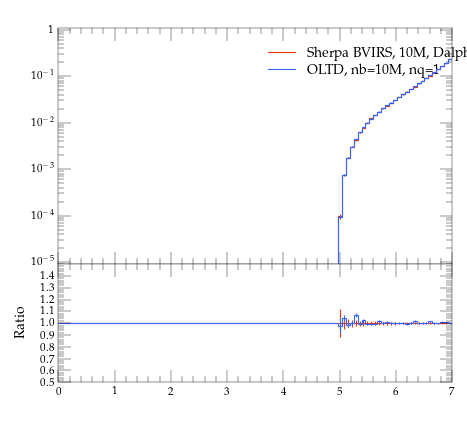

The Python source for this figure:
#! /usr/bin/env python

# This Python script was auto-generated using YODA v2.0.0.
# Analysis object: /evtb/cutEg_t_e
# Timestamp: 15-04-2024 (14:39:54)

import matplotlib as mpl
import matplotlib.pyplot as plt
mpl.use('Agg') # comment out for interactive use
import os
import numpy as np

plotDir = os.path.split(os.path.realpath(__file__))[0]
if 'YODA_USER_PLOT_PATH' in globals():
    plot_outdir = globals()['YODA_USER_PLOT_PATH']
else:
    plot_outdir = plotDir

#plot style
plt.style.use(os.path.join(plotDir, '../default.mplstyle'))
# plot metadata
figW, figH = plt.rcParams['figure.figsize']
ax_xLabel = r''
ax_yLabel = r''
ax_title  = r''
ax_xScale = 'linear'
ax_yScale = 'log'
xLims = (0.0, 7.0)
yLims = (9e-06, 1.1)

# TeX-friendly labels for the legend
labels = [ r"Sherpa BVIRS, 10M, Dalpha=0.01", r"OLTD, nb=10M, nq=1" ]

# Create figure and axis objects
fig, (ax, ratio0_ax) = plt.subplots(2, 1, sharex=True,
                  figsize=(figW,figH), gridspec_kw={'height_ratios': (2, 1)})
ratio0_ax.yaxis.set_major_locator(mpl.ticker.MultipleLocator(0.1))
ratio0_ax.set_ylim(0.5, 1.4999)
ratio0_ax.set_ylabel('Ratio')

# LineColor map: curve index -> color
linecolors = {0: '#EE3311', 1: '#3366FF'}
# the numerical data is stored in a separate file
dataf = dict()
prefix = os.path.split(__file__)[0]
if prefix:    prefix = prefix + '/'
exec(open(prefix+'cutEg_t_e__data.py').read(), dataf)


legend_handles = [] # keep track of handles for the legend

# style options for curves
# starts at zorder>=5 to draw curve on top of legend
styles = {
  'curve0': {
    'color' : linecolors[0],
    'linestyle' : '-',
    'marker' : 'o',
    'zorder' : 5,
    'histstyle' : True,
  },
  'curve1': {
    'color' : linecolors[1],
    'linestyle' : '-',
    'marker' : 'o',
    'zorder' : 6,
    'histstyle' : True,
  },
}
# curve from input yoda files in main panel
for label in dataf['yvals'].keys():
    if all(np.isnan(v) for v in dataf['yvals'][label]):
        continue
    tmp = None
    if styles[label]['histstyle']: # draw as histogram
        tmp, = ax.plot(dataf['xedges'], dataf['yedges'][label],
                       color=styles[label]['color'],
                       linestyle=styles[label]['linestyle'],
                       drawstyle='steps-pre', solid_joinstyle='miter',
                       zorder=styles[label]['zorder'], label=label)
        ax.errorbar(dataf['xpoints'], dataf['yvals'][label], color=styles[label]['color'],
                    xerr=dataf['xerrs'], yerr=[dataf['ydowns'][label], dataf['yups'][label]],
                    linestyle='none', zorder=styles[label]['zorder'])
    else: # draw as scatter
        tmp = ax.errorbar(dataf['xpoints'], dataf['yvals'][label],
                          xerr=dataf['xerrs'],
                          yerr=[ dataf['ydowns'][label],
                          dataf['yups'][label] ],
                          fmt=styles[label]['marker'],
                          ecolor=styles[label]['color'],
                          color=styles[label]['color'], zorder=2)
        tmp[-1][0].set_linestyle(styles[label]['linestyle'])
    legend_handles += [tmp]
    for varLabel in dataf['variation_yvals'].keys():
        if varLabel.startswith(label):
            tmp, = ax.plot(dataf['xedges'], dataf['variation_yvals'][varLabel],
                           color=styles[label]['color'],
                           linestyle=styles[label]['linestyle'],
                           drawstyle='steps-pre', solid_joinstyle='miter',
                           zorder=styles[label]['zorder'], alpha=0.5)


# plots on ratio panel
# curve from input yoda files in ratio panel
for label, yvals in dataf['ratio0_yvals'].items():
    if all(np.isnan(v) for v in yvals):
        continue
    if styles[label]['histstyle']: # plot as histogram
        ratio0_ax.plot(dataf['xedges'], yvals,
                       color=styles[label]['color'],
                       linestyle=styles[label]['linestyle'],
                       drawstyle='steps-pre', zorder=1,
                       solid_joinstyle='miter')
        ratio0_ax.vlines(dataf['xpoints'],
                         dataf['ratio0_ymin'][label],
                         dataf['ratio0_ymax'][label],
                         color=styles[label]['color'], zorder=1)
    else: # plot as scatter
        tmp = ratio0_ax.errorbar(dataf['xpoints'],
                                 yvals, xerr=dataf['xerrs'],
                                 yerr=dataf['ratio0_yerrs'][label],
                                 fmt=styles[label]['marker'],
                                 ecolor=styles[label]['color'],
                                 color=styles[label]['color'])
        tmp[-1][0].set_linestyle(styles[label]['linestyle'])

    for varlabel in dataf['ratio0_variation_vals'].keys():
        if varlabel.startswith(label):
            ratio0_ax.plot(dataf['xedges'],
                            dataf['ratio0_variation_vals'][varlabel],
                            color=styles[label]['color'],
                            linestyle=styles[label]['linestyle'],
                            drawstyle='steps-pre', solid_joinstyle='miter',
                            zorder=1, alpha=0.5)

legend_pos = (0.5, 0.97)
ax.legend(legend_handles, labels, loc='upper left', bbox_to_anchor=legend_pos)

# set plot metadata as defined above
ratio0_ax.set_xlabel(ax_xLabel)
ratio0_ax.xaxis.set_label_coords(1., -.15)
ax.set_ylabel(ax_yLabel, loc='top')
ax.set_title(ax_title, loc='left')
ax.set_xscale(ax_xScale)
ax.set_yscale(ax_yScale)
ax.set_xlim(xLims)
ax.set_ylim(yLims)

# tick formatting
plt.rcParams['xtick.top'] = True
plt.rcParams['ytick.right'] = True
ax.yaxis.set_major_locator(mpl.ticker.LogLocator(base=10.0, numticks=np.inf))
ax.yaxis.set_minor_locator(mpl.ticker.LogLocator(
                           base=10.0, subs=np.arange(0.1, 1, 0.1), numticks=np.inf))
fig.align_ylabels((ax, ratio0_ax))
plt.savefig(os.path.join(plot_outdir, 'cutEg_t_e.pdf'), format='PDF')
plt.savefig(os.path.join(plot_outdir, 'cutEg_t_e.png'), format='PNG')

plt.close(fig)
